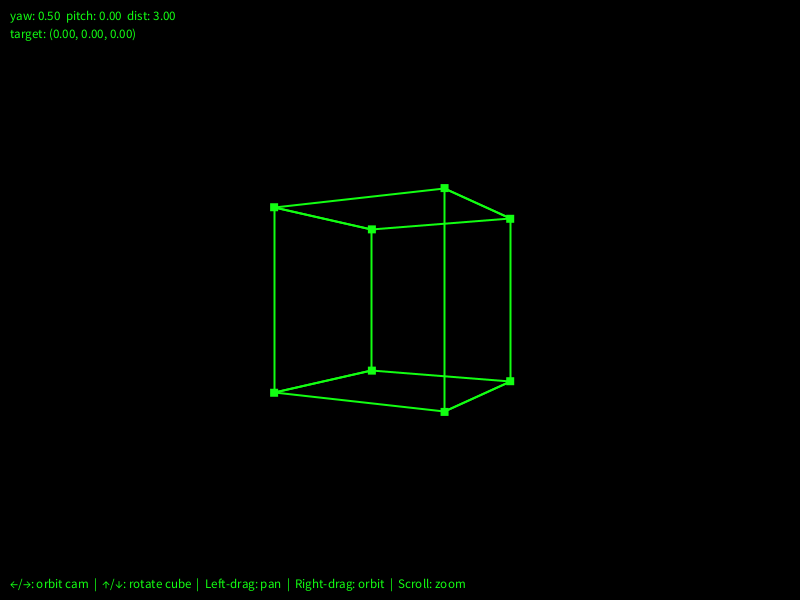
Frame 1 (no input)
Frame 60 (the mouse pressed at the canvas centre just before this capture): identical to frame 1, image omitted
Frame 120 (the mouse held since frame 60 and released just before this capture): identical to frame 1, image omitted

The Processing sketch that drew this single still picture (run headless with seeded random() and noise(); from frame 60 on, the mouse is pressed at the canvas centre):

// Processing sketch: sketch3Dv1
// ── sketch3Dv1.pde
// ─── Constants ────────────────────────────────────────────────────────────────
final color FOREGROUND   = #12FF12;   // lime green — default vertex / edge colour
final color COL_HOVER    = #FF69B4;   // hot pink  — hovered vertex
final color COL_DRAG     = #C2447F;   // dark pink — vertex being dragged
final color BACKGROUND   = 0;
final int   FRAME_RATE   = 60;
final int   POINT_SIZE   = 8;
final float HOVER_RADIUS = 10.0;      // screen-pixel radius for hover hit-test
final float FOV          = PI / 3.0;  // 60° field of view

// ─── Key state ────────────────────────────────────────────────────────────────
boolean keyLeft  = false;
boolean keyRight = false;
boolean keyUp    = false;
boolean keyDown  = false;

final float TURN_SPEED = 1.2;   // radians per second

// ─── Vertex interaction state ─────────────────────────────────────────────────
int   hoveredVertex = -1;   // index of vertex currently under the mouse (-1 = none)
int   draggedVertex = -1;   // index of vertex being dragged              (-1 = none)

// ─── Globals ──────────────────────────────────────────────────────────────────
Cube   cube;
Camera cam;

// ─── Setup / Draw ─────────────────────────────────────────────────────────────
void setup(){
  size(800, 600);
  frameRate(FRAME_RATE);
  cube = new Cube();
  cam  = new Camera();
}

void draw(){
  background(BACKGROUND);

  // Arrow-key rotation
  float delta = TURN_SPEED / FRAME_RATE;
  if (keyLeft)  cam.orbit(-delta, 0);
  if (keyRight) cam.orbit( delta, 0);
  if (keyUp)    cube.rotateX(-delta);
  if (keyDown)  cube.rotateX( delta);

  // Reproject all vertices this frame so hover test uses fresh screen positions
  Point[] screenPts = cube.projectAll(cam);

  // Update hover: find the closest visible vertex to the mouse, within HOVER_RADIUS.
  // If a vertex is being dragged we keep hoveredVertex locked to it.
  if (draggedVertex == -1){
    hoveredVertex = cube.closestVertex(screenPts, mouseX, mouseY);
  } else{
    hoveredVertex = draggedVertex;
  }

  cube.draw(cam, screenPts, hoveredVertex, draggedVertex);
  cam.drawHUD();
}

// ─── Mouse input ──────────────────────────────────────────────────────────────
void mousePressed(){
  // Lock in whichever vertex is currently hovered as the dragged one
  if (hoveredVertex != -1) draggedVertex = hoveredVertex;
}

void mouseReleased(){
  draggedVertex = -1;
}

void mouseDragged(){
  float dx = mouseX - pmouseX;
  float dy = mouseY - pmouseY;

  if (draggedVertex != -1){
    // ── Vertex drag ────────────────────────────────────────────────────────────
    // Unproject the screen delta back into world space at the vertex's depth,
    // then update the vertex position directly in the cube's vertex array.
    cube.dragVertex(draggedVertex, dx, dy, cam);

  } else{
    // ── Camera controls (only when no vertex is grabbed) ──────────────────────
    if (mouseButton == LEFT){
      cam.pan(dx, dy);
    } else if (mouseButton == RIGHT){
      cam.orbit(dx * 0.01, dy * 0.01);
    }
  }
}

void mouseWheel(MouseEvent e){
  cam.dolly(e.getCount() * 0.3);
}

// ─── Key input ────────────────────────────────────────────────────────────────
void keyPressed(){
  if (key == CODED){
    if (keyCode == LEFT)  keyLeft  = true;
    if (keyCode == RIGHT) keyRight = true;
    if (keyCode == UP)    keyUp    = true;
    if (keyCode == DOWN)  keyDown  = true;
  }
}

void keyReleased(){
  if (key == CODED){
    if (keyCode == LEFT)  keyLeft  = false;
    if (keyCode == RIGHT) keyRight = false;
    if (keyCode == UP)    keyUp    = false;
    if (keyCode == DOWN)  keyDown  = false;
  }
}

// ─── Camera Class ─────────────────────────────────────────────────────────────
class Camera{
  float yaw   =  0.5;
  float pitch =  0.0;
  float dist  =  3.0;

  float targetX = 0, targetY = 0, targetZ = 0;

  final float PITCH_LIMIT = PI / 2 - 0.05;
  final float f = 1.0 / tan(FOV / 2.0);

  void pan(float dScreenX, float dScreenY){
    float speed  = dist * 0.001;
    float rightX =  cos(yaw);
    float rightZ = -sin(yaw);
    float upX    = -sin(pitch) * sin(yaw);
    float upY    =  cos(pitch);
    float upZ    = -sin(pitch) * cos(yaw);
    targetX += (-dScreenX * rightX + dScreenY * upX) * speed;
    targetY +=  (dScreenY * upY) * speed;
    targetZ += (-dScreenX * rightZ + dScreenY * upZ) * speed;
  }

  void orbit(float dYaw, float dPitch){
    yaw  += dYaw;
    pitch = constrain(pitch + dPitch, -PITCH_LIMIT, PITCH_LIMIT);
  }

  void dolly(float amount){
    dist = max(0.8, dist + amount);
  }

  Point position(){
    float x = targetX + dist * cos(pitch) * sin(yaw);
    float y = targetY + dist * sin(pitch);
    float z = targetZ + dist * cos(pitch) * cos(yaw);
    return new Point(x, y, z);
  }

  Point worldToCamera(Point world){
    Point eye = position();
    float tx = world.x - eye.x;
    float ty = world.y - eye.y;
    float tz = world.z - eye.z;

    float cy = cos(-yaw), sy = sin(-yaw);
    float rx =  tx * cy + tz * sy;
    float ry =  ty;
    float rz = -tx * sy + tz * cy;

    float cp = cos(pitch), sp = sin(pitch);
    float fx =  rx;
    float fy =  ry * cp + rz * sp;
    float fz = -ry * sp + rz * cp;

    return new Point(fx, fy, fz);
  }

  // Inverse of worldToCamera: camera-local point → world space.
  // Used when unprojecting a dragged screen position back to world coords.
  Point cameraToWorld(Point c){
    // Undo pitch (rotate around X by -pitch)
    float cp = cos(-pitch), sp = sin(-pitch);
    float ux =  c.x;
    float uy =  c.y * cp - c.z * sp;
    float uz =  c.y * sp + c.z * cp;

    // Undo yaw (rotate around Y by +yaw)
    float cy = cos(yaw), sy = sin(yaw);
    float wx =  ux * cy + uz * sy;
    float wy =  uy;
    float wz = -ux * sy + uz * cy;

    // Re-add eye position
    Point eye = position();
    return new Point(wx + eye.x, wy + eye.y, wz + eye.z);
  }

  void drawHUD(){
    fill(FOREGROUND);
    noStroke();
    textSize(13);
    text(String.format("yaw: %.2f  pitch: %.2f  dist: %.2f", yaw, pitch, dist), 10, 20);
    text(String.format("target: (%.2f, %.2f, %.2f)", targetX, targetY, targetZ), 10, 38);
    text("←/→: orbit cam  |  ↑/↓: rotate cube  |  Left-drag: pan  |  Right-drag: orbit  |  Scroll: zoom", 10, height - 12);
  }
}

// ─── Cube Class ───────────────────────────────────────────────────────────────
class Cube{

  Point[] vertices = {
    new Point(-0.5, -0.5,  0.5),  // 0 front-top-left
    new Point(-0.5,  0.5,  0.5),  // 1 front-bottom-left
    new Point( 0.5,  0.5,  0.5),  // 2 front-bottom-right
    new Point( 0.5, -0.5,  0.5),  // 3 front-top-right
    new Point(-0.5, -0.5, -0.5),  // 4 back-top-left
    new Point(-0.5,  0.5, -0.5),  // 5 back-bottom-left
    new Point( 0.5,  0.5, -0.5),  // 6 back-bottom-right
    new Point( 0.5, -0.5, -0.5)   // 7 back-top-right
  };

  int[][] faces = {
    {0, 1, 2, 3},
    {4, 5, 6, 7},
    {0, 4},
    {1, 5},
    {2, 6},
    {3, 7}
  };

  float rotX = 0;

  void rotateX(float angle) { rotX += angle; }

  Point applyRotX(Point p){
    float c = cos(rotX), s = sin(rotX);
    return new Point(p.x, p.y * c - p.z * s, p.y * s + p.z * c);
  }

  // Inverse of applyRotX — used when writing a dragged world position back
  // into the vertex array, which stores pre-rotation coords.
  Point unapplyRotX(Point p){
    float c = cos(-rotX), s = sin(-rotX);
    return new Point(p.x, p.y * c - p.z * s, p.y * s + p.z * c);
  }

  // ── Project all vertices, returning screen-space Points (z = cam depth).
  // Called once per frame; shared by draw() and the hover test.
  Point[] projectAll(Camera cam){
    Point[] pts = new Point[vertices.length];
    for (int i = 0; i < vertices.length; i++){
      Point rotated = applyRotX(vertices[i]);
      Point camPt   = cam.worldToCamera(rotated);
      pts[i]        = toScreen(project(camPt, cam.f));
    }
    return pts;
  }

  // ── Hover hit-test ──────────────────────────────────────────────────────────
  // Returns the index of the closest visible vertex within HOVER_RADIUS of
  // (mx, my), preferring the one nearest the camera (smallest depth = closest).
  // Returns -1 if none qualify.
  int closestVertex(Point[] screenPts, float mx, float my){
    int   best      = -1;
    float bestDepth = Float.MAX_VALUE;
    for (int i = 0; i < screenPts.length; i++){
      Point p = screenPts[i];
      if (p.z <= 0) continue;                        // behind camera
      float d = dist(mx, my, p.x, p.y);
      if (d <= HOVER_RADIUS && p.z < bestDepth){    // within radius and closer?
        best      = i;
        bestDepth = p.z;
      }
    }
    return best;
  }

  // ── Vertex drag ─────────────────────────────────────────────────────────────
  // Converts a screen-space drag delta (dx, dy) into a world-space displacement
  // at the vertex's current camera depth, then stores the result back into the
  // pre-rotation vertex array.
  // Kill me pls
  void dragVertex(int idx, float dx, float dy, Camera cam){
    // 1. Current world position of the vertex (post-rotation)
    Point worldPos = applyRotX(vertices[idx]);

    // 2. Camera-space position, to read the depth
    Point camPos = cam.worldToCamera(worldPos);
    float depth  = -camPos.z;
    if (depth <= 0) return;

    // 3. Unproject screen delta - camera-space displacement at that depth.
    //    Reverse of:  screenX = (ndcX/aspect + 1)/2 * width,  ndcX = f*camX/depth
    float aspect = float(width) / float(height);
    float dCamX  =  (dx / width  * 2.0 * aspect) * depth / cam.f;
    float dCamY  = -(dy / height * 2.0)           * depth / cam.f;  // flip Y yayyy

    // 4. Convert both old and new camera-space positions to world space,
    //    take the difference as a pure world-space displacement.
    Point newCamPos = new Point(camPos.x + dCamX, camPos.y + dCamY, camPos.z);
    Point newWorld  = cam.cameraToWorld(newCamPos);
    Point oldWorld  = cam.cameraToWorld(camPos);

    // 5. Apply displacement to the rotated world position, then un-rotate back
    //    into the vertex array's pre-rotX local space.
    Point movedWorld = new Point(
      worldPos.x + (newWorld.x - oldWorld.x),
      worldPos.y + (newWorld.y - oldWorld.y),
      worldPos.z + (newWorld.z - oldWorld.z)
    );
    vertices[idx] = unapplyRotX(movedWorld);
  }

  // ── Draw ────────────────────────────────────────────────────────────────────
  void draw(Camera cam, Point[] screenPts, int hovered, int dragged) {
    drawEdges(screenPts);
    drawVertices(screenPts, hovered, dragged);
  }

  void drawVertices(Point[] pts, int hovered, int dragged){
    noStroke();
    for (int i = 0; i < pts.length; i++){
      Point p = pts[i];
      if (p.z <= 0) continue;
      if      (i == dragged) fill(COL_DRAG);
      else if (i == hovered) fill(COL_HOVER);
      else                   fill(FOREGROUND);
      rect(p.x - POINT_SIZE / 2, p.y - POINT_SIZE / 2, POINT_SIZE, POINT_SIZE);
    }
  }

  void drawEdges(Point[] pts){
    stroke(FOREGROUND);
    strokeWeight(2);
    noFill();
    for (int[] face : faces){
      int n = face.length;
      for (int i = 0; i < n; i++){
        Point p1 = pts[face[i]];
        Point p2 = pts[face[(i + 1) % n]];
        if (p1.z > 0 && p2.z > 0) line(p1.x, p1.y, p2.x, p2.y);
      }
    }
  }

  // ── Projection helpers ──────────────────────────────────────────────────────
  Point project(Point p, float f){
    float depth = -p.z;
    if (depth <= 0.001) return new Point(-9999, -9999, depth);
    return new Point(f * p.x / depth, f * p.y / depth, depth);
  }

  Point toScreen(Point p){
    float aspect = float(width) / float(height);
    float sx = ( p.x / aspect + 1) / 2.0 * width;
    float sy = (-p.y          + 1) / 2.0 * height;
    return new Point(sx, sy, p.z);
  }
}

// ─── Point Class ──────────────────────────────────────────────────────────────
class Point{
  float x, y, z;
  Point()                         { x = 0;    y = 0;    z = 0; }
  Point(float x, float y)         { this.x=x; this.y=y; this.z=1; }
  Point(float x, float y, float z){ this.x=x; this.y=y; this.z=z; }
}
